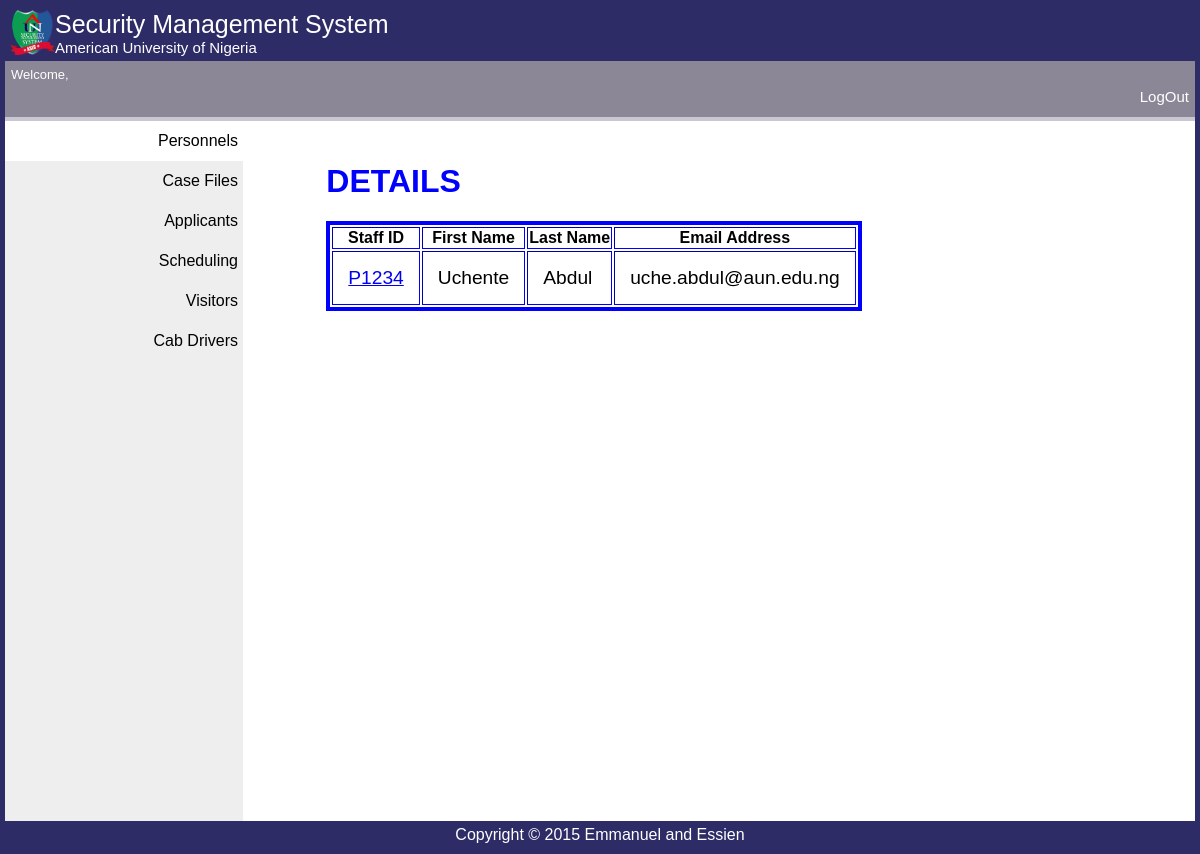
/old/CSO/view_info.php, run on the app's committed database.
### tables this page shows
CREATE TABLE IF NOT EXISTS `security_staff` (
  `Security_Staff_ID` varchar(20) NOT NULL,
  `First_Name` varchar(20) NOT NULL,
  `Middle_Name` varchar(20) NOT NULL,
  `Last_Name` varchar(20) NOT NULL,
  `Gender` varchar(8) NOT NULL,
  `Date_of_Birth` date NOT NULL,
  `Marital_Status` varchar(15) NOT NULL,
  `Religion` varchar(15) NOT NULL,
  `Phone_Number` varchar(15) NOT NULL,
  `Email_Address` varchar(45) NOT NULL,
  `Street` varchar(30) NOT NULL,
  `City` varchar(20) NOT NULL,
  `LGA` varchar(20) NOT NULL,
  `State` varchar(20) NOT NULL,
  `Nationality` varchar(15) NOT NULL,
  `Postal_Address` varchar(45) NOT NULL,
  `Date_of_Employment` date NOT NULL,
  `Rank` varchar(20) NOT NULL,
  `Department` varchar(30) NOT NULL,
  `Security_Staffcol` varchar(45) DEFAULT NULL,
  PRIMARY KEY (`Security_Staff_ID`),
  UNIQUE KEY `Staff ID_UNIQUE` (`Security_Staff_ID`)
);

### old/CSO/view_info.php (the view, shortened to what this page needs)
<!DOCTYPE html>
<html>
<head><title>CSO | ASEC</title>
	<link rel="stylesheet" type="text/css" href="../css/style.custom.css">
</head>
<body>
<div class="header">
<div class="banner">
	<img class="logo" src="../images/bg.png" />
	<p class="textbig">Security Management System</p>
	<p class="textmid">American University of Nigeria<p>
</div>
</div>
<div class="admin">
<p>Welcome, <?php echo "$_SESSION[firstname] $_SESSION[lastname]";?></p>
<a style="text-decoration:none;text-align:right;color:#fff;font-size:15px;"href="../logout.php"><p class="logout">LogOut</p></a></p>
</div>
<div class="nav">
<ul>
  <li class="select"><a href="./home.php">Personnels</a></li>
  <li><a href="./student.php">Case Files</a></li>
  <li><a href="./applicants.php">Applicants</a></li>
  <li><a href="./scheduling.php">Scheduling</a></li>
  <li><a href="./vistors.php">Visitors</a></li>
  <li><a href="./cab.php">Cab Drivers</a></li>
 </ul>
</div>
<div class="content">
<h1 style='color: blue'>DETAILS</h1>
	<table border='1' style='border:4px solid blue' id="iconTable">
		<tr>
			<th>Staff ID</th>
			<th>First Name</th>
			<th>Last Name</th>
			<th>Email Address</th>
		</tr>
	<?php
    include_once '../includes/db_connect.php';
    $sql = 'SELECT * FROM Security_Staff';
	$result = $mysqli->query($sql);
	if ($result->num_rows > 0) {
		while($row = $result->fetch_assoc()) {
			echo "<tr><td><a href='./user_info.php?user_id=".$row['Security_Staff_ID']."'>".$row['Security_Staff_ID']."</a></td><td>".$row['First_Name']."</td><td>".$row['Last_Name']."</td><td>".$row['Email_Address']."</td>
			</tr>";
		}
	}
?>
	</table>
</div>
<footer>
<div id="footer">
Copyright &copy; 2015 Emmanuel and Essien
</div>
</footer>
</body>
</html>

### old/css/style.custom.css (style rules this page uses)
.header { background-color:#2D2C67; color:white; padding:5px; }
.nav { line-height:30px; background-color:#eeeeee; height:700px; width:20%; float:left; padding:0px; font-family: Tahoma, Geneva, sans-serif; }
#footer { background-color:#2D2C67; font-family: Tahoma, Geneva, sans-serif; color:white; clear:both; text-align:center; padding:5px; }
.textbig { font-size:25px; }
.textmid { font-size:15px; }
.banner { font-family: Copperplate Gothic Light, sans-serif; }
.banner p { margin:0; }
.logo { width:45px; height:45px; float:left; }
.admin { background-color: #8B8796; margin:0; padding:3px; border-bottom: 4px solid #CAC7D4; font-family: Tahoma, Geneva, sans-serif; font-size: 13px; color:#fff; }
.admin p { padding:3px; margin:0; }
body { margin:0; padding:0; border: 5px solid #2d2c67; }
.nav ul { list-style-type: none; margin:0; padding: 0; }
.nav a { display: block; text-decoration: none; text-align: right; border-left-radius: 5px; padding: 5px; color:#000; }
.nav li { margin: 0; padding: 0; }
.select { background-color: #FFF; color: #000; }
.content { font-family: Tahoma, Geneva, sans-serif; margin-left:27%; margin-top:3.5%; }
#iconTable td { padding:15px; font-size:120%; }

### data on the page
security_staff: Security_Staff_ID "P1234", First_Name "Uchente", Last_Name "Abdul", Email_Address "uche.abdul@aun.edu.ng"
